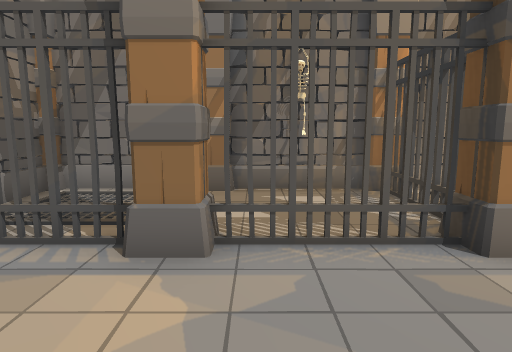
view 1 (above)

14 first-person views from a walk through a 3-D level made in the Unity game engine. The camera is 1.4 m above the floor, tilts 8° down and sees 75° across. The floor is counted in squares, 1 m on a side. Each view is taken from the middle of a square. On the plan, view 1 faces up. The plan holds only what a view shows up to about 15 squares ahead; the rest is blank. The player is left out. Door leaves are left out, so doorways stand open.

view 2
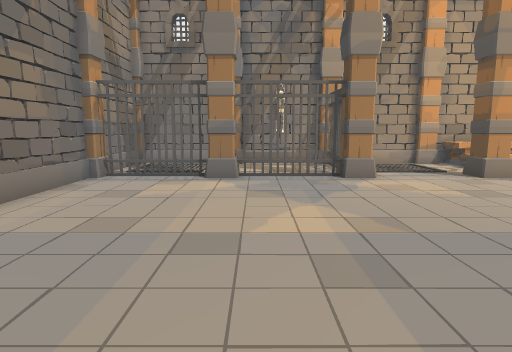

view 3
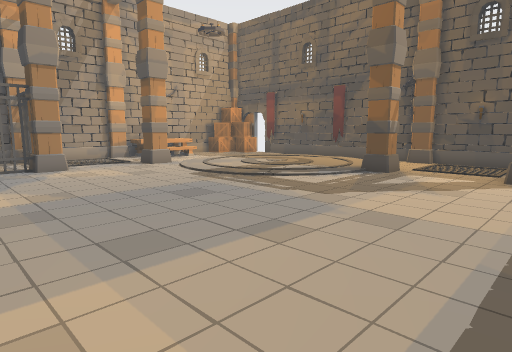

view 4
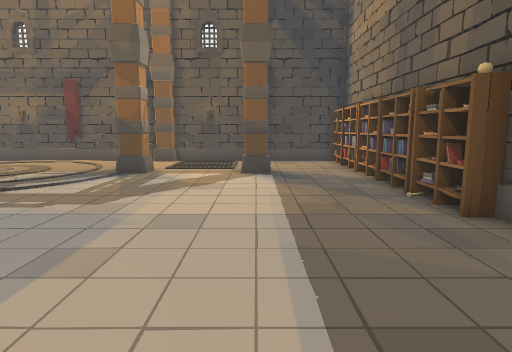

view 5
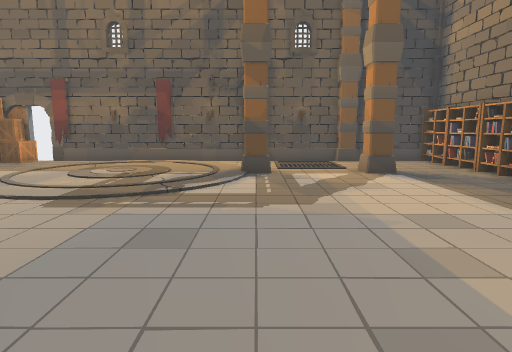

view 6
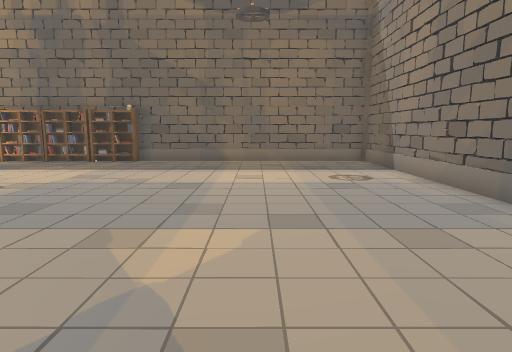

view 7
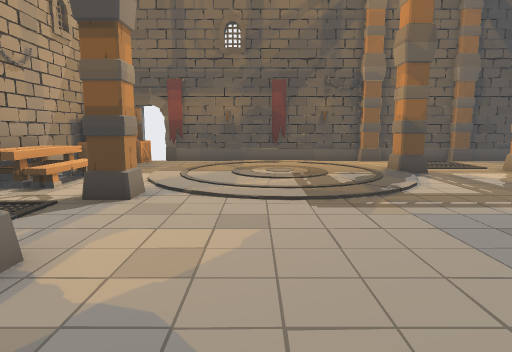

view 8
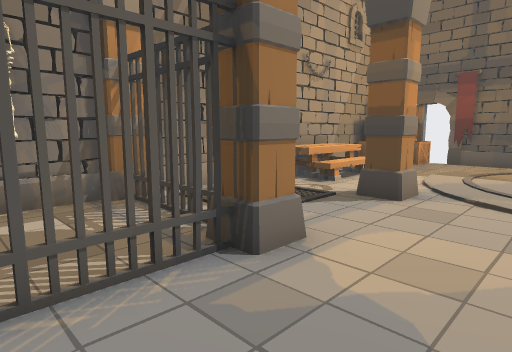

view 9
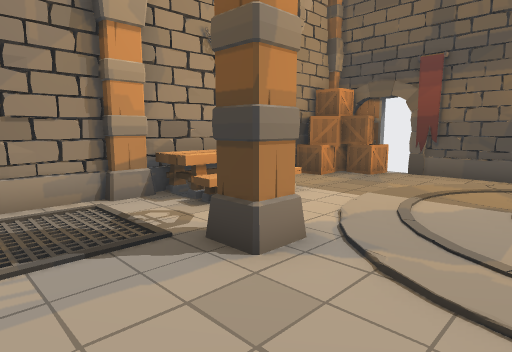

view 10
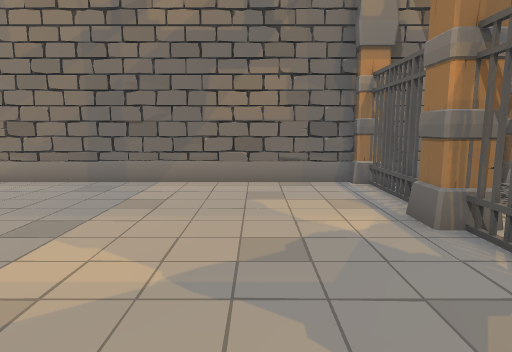

view 11
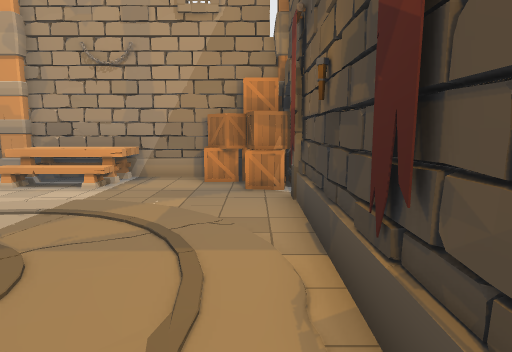

view 12
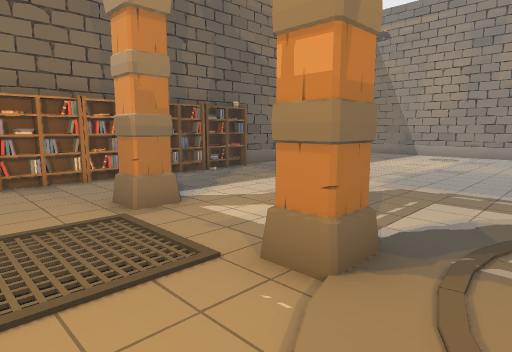

view 13
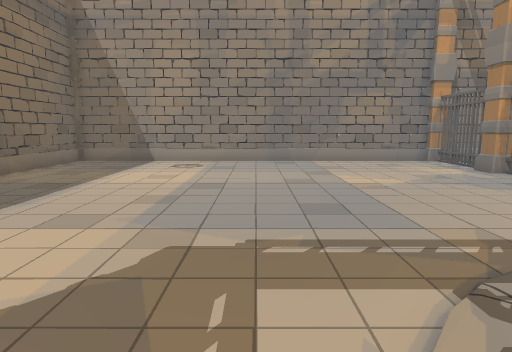

view 14
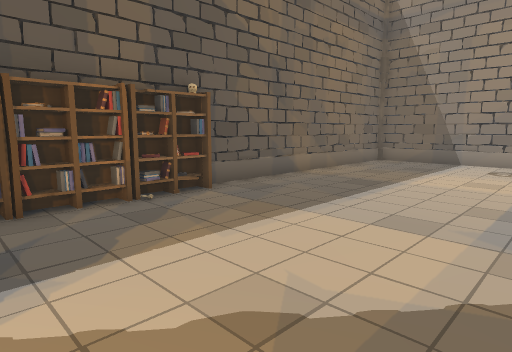

### Floor plan
Key: @ floor where view 1 was taken; # wall or solid block; x gap in a wall; . main floor; - floor 0.25 m lower than the main floor; / step, stairs or slope; D open door; C column; T table; B books; A box; O other object.
Columns run from 5 left of view 1 to 15 right of it. Each row starts with its distance up from view 1.
  8 ####C###C###C########
  7 #---....x///.T T..AA#
  6 #---....#///////...AD
  5 #---....x///........D
  4 Cx#xCx#xC...C.......#
  3 #.............    ..#
  2 #............      .#
  1 #............      .#
  0 #....@......       .#
 -1 #............       #
 -2 #.............     .#
 -3 #..............  ...#
 -4 #...............C/..C
 -5 #................///#
 -6 #................///#
 -7 #................///#
 -8 #...............C...C
 -9 #...................#
-10 #...................#
-11 #..........BOBBBBBBB#
-12 ###########B#B#B#B#BC

Where each view was taken, in squares from view 1:
view 1: 0 up, 0 right, facing up
view 2: 6 down, 0 right, facing up
view 3: 9 down, 0 right, facing up-right
view 4: 8 down, 0 right, facing right
view 5: 4 down, 0 right, facing right
view 6: 3 up, 0 right, facing down
view 7: 1 up, 0 right, facing right
view 8: 1 up, 0 right, facing up-right
view 9: 1 up, 4 right, facing up-right
view 10: 1 up, 4 right, facing left
view 11: 2 down, 14 right, facing up
view 12: 2 down, 14 right, facing down-left
view 13: 4 down, 10 right, facing left
view 14: 5 down, 10 right, facing down-left
